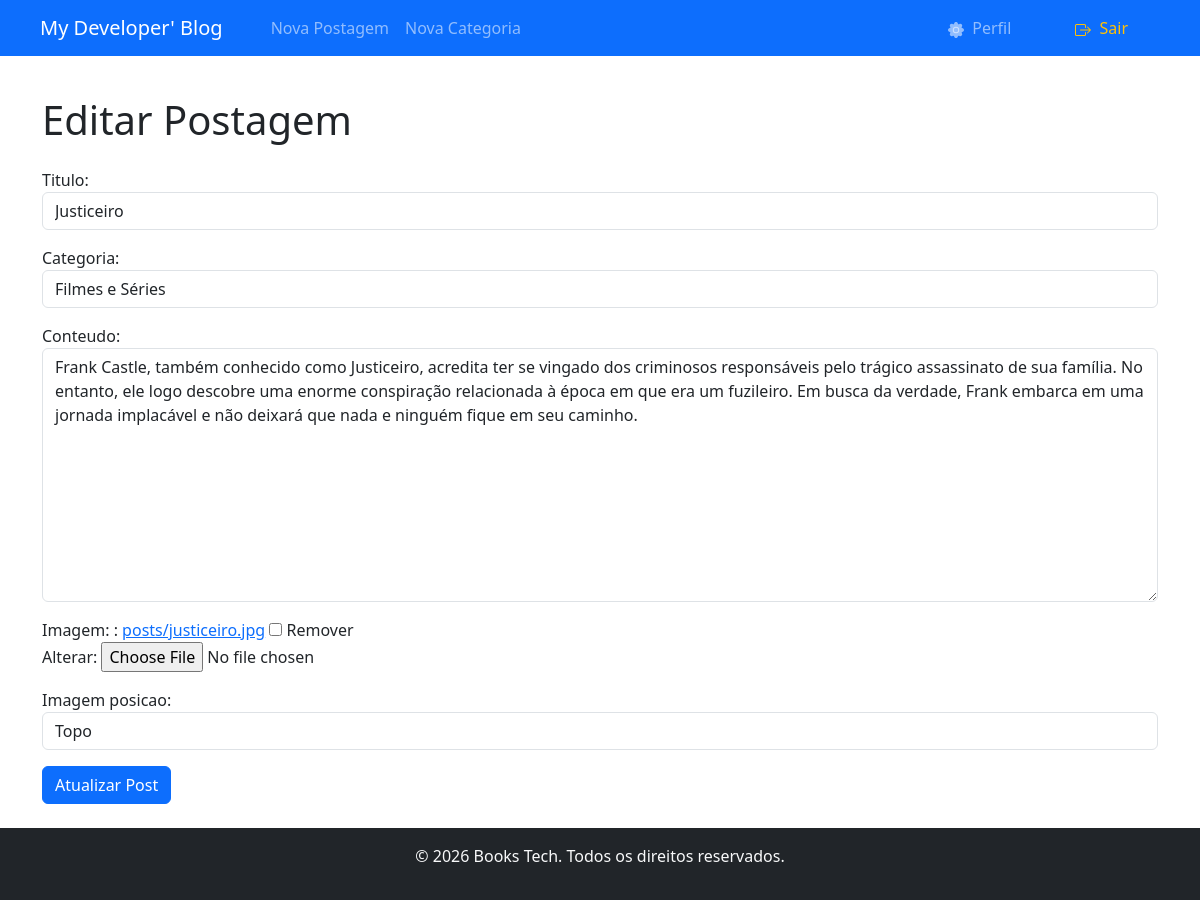
The app's page /post/14/edit (signed in) with its own data.
### books_tech/models.py (models this page shows, shortened)
class Post(models.Model):
    titulo = models.CharField(max_length=200)
    autor = models.ForeignKey(User, on_delete=models.SET_NULL, null=True, blank=True)
    categoria = models.ForeignKey('Categoria', on_delete=models.SET_NULL, null=True)
    conteudo = models.TextField()
    imagem = models.ImageField(upload_to='posts/', null=True, blank=True)
    imagem_posicao = models.CharField(
        max_length=20,
        choices=(
            ('center', 'Centro'),
            ('top', 'Topo'),
            ('bottom', 'Base'),
            ('left', 'Esquerda'),
            ('right', 'Direita'),
        ),
        default='center',
    )
    criado_em = models.DateTimeField(auto_now_add=True)
    class Meta:
        ordering = ['-criado_em']

### books_tech/views.py (the view)
# urls.py: path('post/<int:pk>/edit', PostUpdateView.as_view(), name='update_post'),
class PostUpdateView(LoginRequiredMixin, UpdateView):
    model = Post
    template_name = 'update_post.html'
    form_class = EditForm
    success_url = '/'
    login_url = '/login/'
    def get_object(self, queryset=None):
        obj = super().get_object(queryset)
        if obj.autor != self.request.user:
            messages.error(self.request, 'Você não tem permissão para editar este post.')
            return None
        return obj
    def dispatch(self, request, *args, **kwargs):
        obj = self.get_object()
        if obj is None:
            return redirect('books_tech:home_view')
        self.object = obj
        return super().dispatch(request, *args, **kwargs)

### books_tech/forms.py
class EditForm(forms.ModelForm):
    class Meta:
        model = Post
        fields = ['titulo', 'categoria', 'conteudo', 'imagem', 'imagem_posicao']
        widgets = {
            'titulo': forms.TextInput(attrs={'class': 'form-control', 'placeholder': 'Título do Post'}),
            'categoria': forms.Select(attrs={'class': 'form-control'}),
            'conteudo': forms.Textarea(attrs={'class': 'form-control', 'placeholder': 'Conteúdo do Post'}),
            'imagem': CustomClearableFileInput(attrs={'class': 'form-control-file'}),
            'imagem_posicao': forms.Select(attrs={'class': 'form-control'}),
        }

### books_tech/models.py (called while the page is built)
    def __str__(self):
        return self.nome

### books_tech/templates/update_post.html (shortened to what this page needs)
{% extends 'base.html' %}
{% block content %}
<body>
    <div class="container my-4">
        <h1 class="mb-4">Editar Postagem</h1>
            <form method="post" enctype="multipart/form-data">
                {{ form.as_p }}
                <button type="submit" class="btn btn-primary">Atualizar Post</button>
            </form>
        </div>
</body>
{% endblock %}

### records on screen
Post: titulo "Justiceiro", categoria "Filmes e Séries", conteudo "Frank Castle, também conhecido como Justiceiro, acredita ter se vingado dos criminosos responsáveis pelo trágico assassinato de sua família. No entanto, ele logo descobre uma enorme conspiração relacionada à época em que era um fuzileiro. Em busca da verdade, Frank embarca em uma jornada implacável e não deixará que nada e ninguém fique em seu caminho.", imagem_posicao "Topo"
